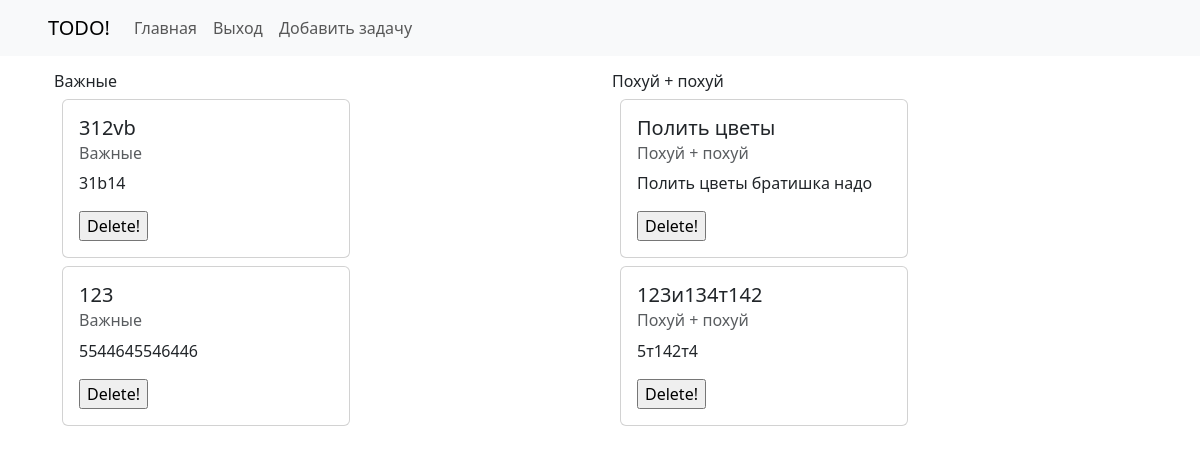
Before: / (signed in) with the older database file.
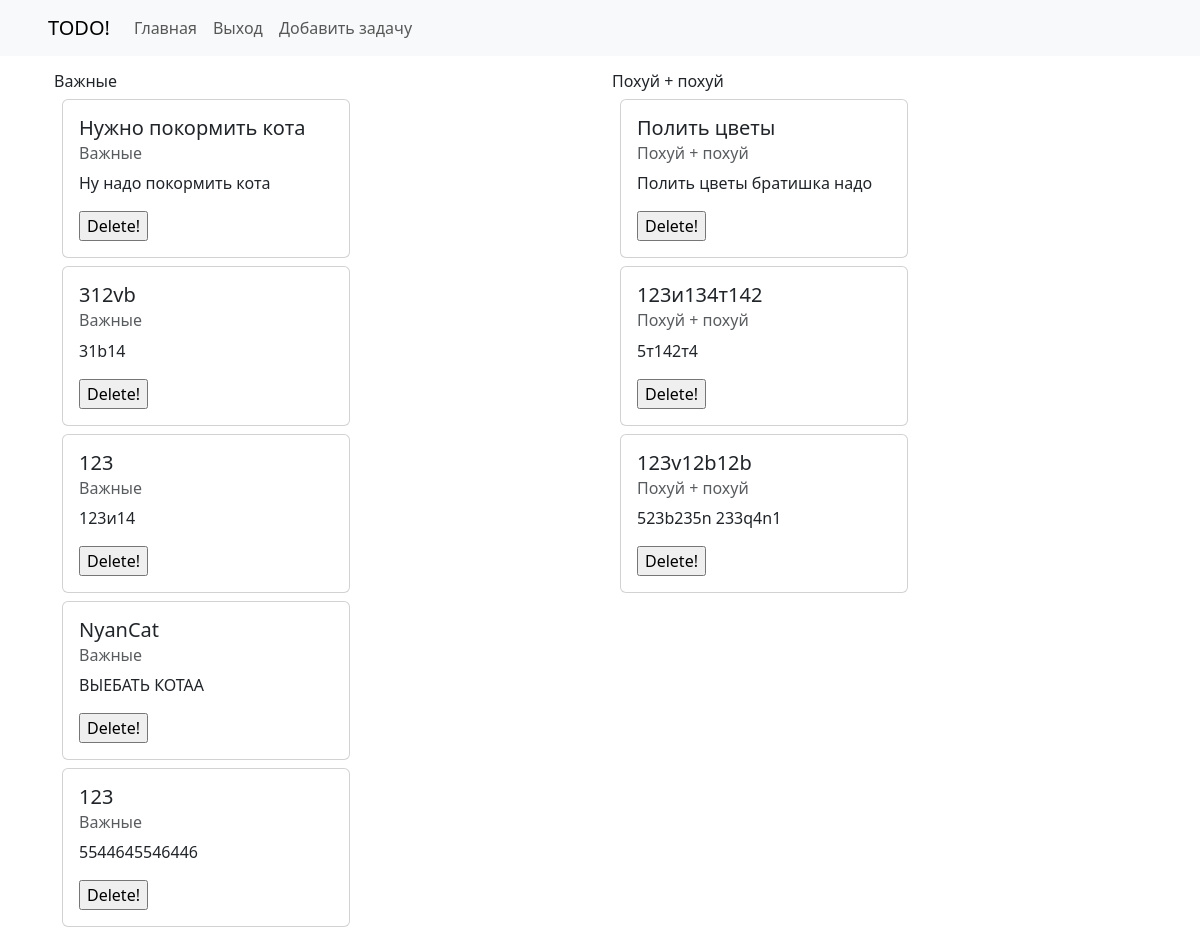
After: the same page with the newer database file.
### src/models.py (models this page shows, shortened)
class Category(models.Model):
    name = models.CharField(max_length=127)
    importance = models.IntegerField(validators=[MaxValueValidator(10), MinValueValidator(0)])
    def __str__(self):
        return self.name
    class Meta:
        ordering = ['importance']

class Task(models.Model):
    name = models.CharField(max_length=255, blank=False)
    user = models.ForeignKey(User, on_delete=models.CASCADE)
    description = models.TextField(blank=True)
    category = models.ForeignKey(Category, null=True, on_delete=models.SET_NULL)
    disabled = models.BooleanField(default=False)
    created_at = models.DateTimeField(auto_now_add=True)
    update_at = models.DateTimeField(auto_now=True)
    class Meta:
        ordering = ['created_at']

### src/views.py (the view)
# urls.py: path('', index, name='index'),
def index(request):
    tasks = Task.objects.filter(user=request.user.pk).exclude(disabled=1)
    cats = Category.objects.all()
    context = {"title": "Главная!", "cats": cats, 'tasks': tasks}
    return render(request, 'index.html', context=context)

### src/context_processors.py (called while the page is built)
def add_username_to_context(request):
    username = None
    if request.user.is_authenticated:
        username = request.user.username
    return {'username': username}

### templates/index.html (shortened to what this page needs)
{% extends 'base.html' %}
{% block content %}
    {% include 'inc/_task-list.html' %}
{% endblock %}

### templates/base.html (shortened to what this page needs)
<!doctype html>
<html lang="ru">
<head>
    <link href="https://cdn.jsdelivr.net/npm/bootstrap@5.3.0-alpha1/dist/css/bootstrap.min.css" rel="stylesheet"
>
    {% load static %}
    <link href="{% static 'src/base/base.css' %}" rel="stylesheet">
</head>
<body>
{% include 'inc/_nav.html' %}
<div class="wrapper">
    {% block content %}
    {% endblock %}
</div>
</body>
</html>

### templates/inc/_nav.html (shortened to what this page needs)
<nav class="navbar navbar-expand-lg navbar-light bg-light">
    <span class="navbar-brand ms-5">TODO!</span>
    <div class="collapse navbar-collapse" id="navbarNav">
        <ul class="navbar-nav">
            <li class="nav-item active">
                <a class="nav-link" href="{% url 'index' %}">Главная</a>
            </li>
            {% if username %}
                <li class="nav-item">
                    <a class="nav-link" href="{% url 'logout' %}">Выход</a>
                </li>
                <li class="nav-item">
                    <a class="nav-link" href="{% url 'add-task' %}">Добавить задачу</a>
                </li>
            {% endif %}
        </ul>
    </div>
</nav>

### templates/inc/_task-list.html (shortened to what this page needs)
<div class="container d-flex mt-3">
{% for cat in cats %}
    <div class="container">
        <h6>{{ cat }}</h6>
        {% for task in tasks %}
            {% if task.category == cat %}
                <div class="card m-2" style="width: 18rem;">
                    <div class="card-body">
                        <h5 class="card-title">{{ task.name }}</h5>
                        <h6 class="card-subtitle mb-2 text-muted">{{ task.category }}</h6>
                        <p class="card-text">{{ task.description }}</p>
                        <form action="{% url 'delete-task' task.id %} ">
                            <input type="submit" value="Delete!">
                        </form>
                    </div>
                </div>
            {% endif %}
        {% endfor %}
    </div>
{% endfor %}
</div>

### src/static/src/base/base.css (style rules this page uses)
.wrapper { margin: auto; max-width: 1280px; }

Changed rows visible on the page:
changed Category "Важные": gains Task (name "Нужно покормить кота", category "Важные", description "Ну надо покормить кота"); gains Task (name "123", category "Важные", description "123и14"); gains Task (name "NyanCat", category "Важные", description "ВЫЕБАТЬ КОТАА")
changed Category "Похуй + похуй": gains Task (name "123v12b12b", category "Похуй + похуй", description "523b235n 233q4n1")
